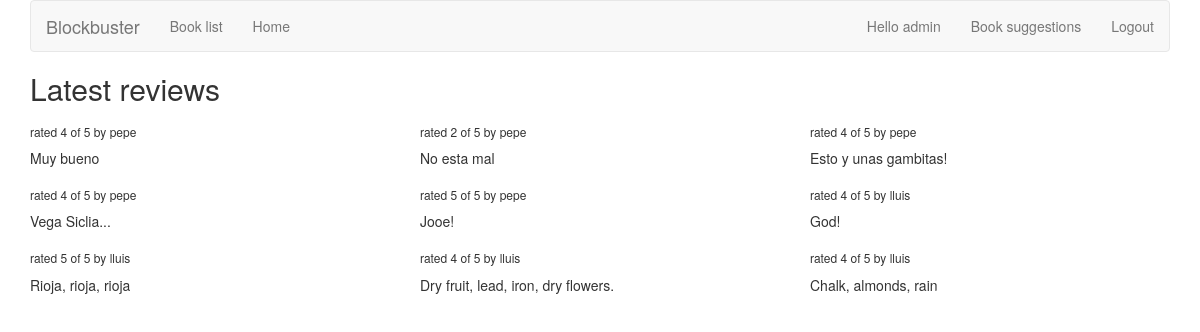
Screenshot of /bookfinder/ (signed in) with the database file from the repository.
### bookfinder/models.py (models this page shows)
class Review(models.Model):
    RATING_CHOICES = (
        (1, '1'),
        (2, '2'),
        (3, '3'),
        (4, '4'),
        (5, '5'),
    )
    book = models.ForeignKey(Book)
    pub_date = models.DateTimeField('date published')
    user_name = models.CharField(max_length=100)
    comment = models.CharField(max_length=200)
    rating = models.IntegerField(choices=RATING_CHOICES)

### bookfinder/views.py (the view)
def review_list(request):
    latest_review_list = Review.objects.order_by('-pub_date')[:9]
    context = {'latest_review_list':latest_review_list}
    return render(request, 'bookfinder/review_list.html', context)

### bookfinder/templates/bookfinder/review_list.html (shortened to what this page needs)
{% extends 'base.html' %}
{% block title %}
  <h2>Latest reviews</h2>
{% endblock %}
{% block content %}
  {% if latest_review_list %}
  <div class="row">
      {% for review in latest_review_list %}
      <div class="col-xs-6 col-lg-4">
          <h6>rated {{ review.rating }} of 5 by {{ review.user_name }}</h6>
          <p>{{ review.comment }}</p>
      </div>
      {% endfor %}
  </div>
  {% else %}
    <p>No reviews are available.</p>
  {% endif %}
{% endblock %}

### templates/base.html (shortened to what this page needs)
{% load bootstrap3 %}
{% bootstrap_css %}
{% block bootstrap3_content %}
<div class="container">
  <nav class="navbar navbar-default">
    <div class="navbar-header">
        <a class="navbar-brand" href="{% url 'bookfinder:review_list' %}">Blockbuster</a>
    </div>
    <div id="navbar" class="navbar-collapse collapse">
        <ul class="nav navbar-nav">
            <li><a href="{% url 'bookfinder:book_list' %}">Book list</a></li>
            <li><a href="{% url 'bookfinder:review_list' %}">Home</a></li>
        </ul>
        <ul class="nav navbar-nav navbar-right">
        {% if user.is_authenticated %}
            <li><a href="{% url 'bookfinder:user_review_list' user.username %}">Hello {{ user.username }}</a></li>
            <li><a href="{% url 'bookfinder:user_recommendation_list' %}">Book suggestions</a></li>
            <li><a href="{% url 'auth:logout' %}">Logout</a></li>
            {% else %}
            <li><a href="{% url 'auth:login' %}">Login</a></li>
            {% endif %}
        </ul>
    </div>
  </nav>
    <h1>{% block title %}(no title){% endblock %}</h1>
    {% block content %}(no content){% endblock %}
</div>
{% endblock %}

### rows the page displays
Review: rating "4", user_name "pepe", comment "Muy bueno"
Review: rating "2", user_name "pepe", comment "No esta mal"
Review: rating "4", user_name "pepe", comment "Esto y unas gambitas!"
Review: rating "4", user_name "pepe", comment "Vega Siclia..."
Review: rating "5", user_name "pepe", comment "Jooe!"
Review: rating "4", user_name "lluis", comment "God!"
Review: rating "5", user_name "lluis", comment "Rioja, rioja, rioja"
Review: rating "4", user_name "lluis", comment "Dry fruit, lead, iron, dry flowers."
Review: rating "4", user_name "lluis", comment "Chalk, almonds, rain"

### other values shown
{{ user.username }} "admin"
